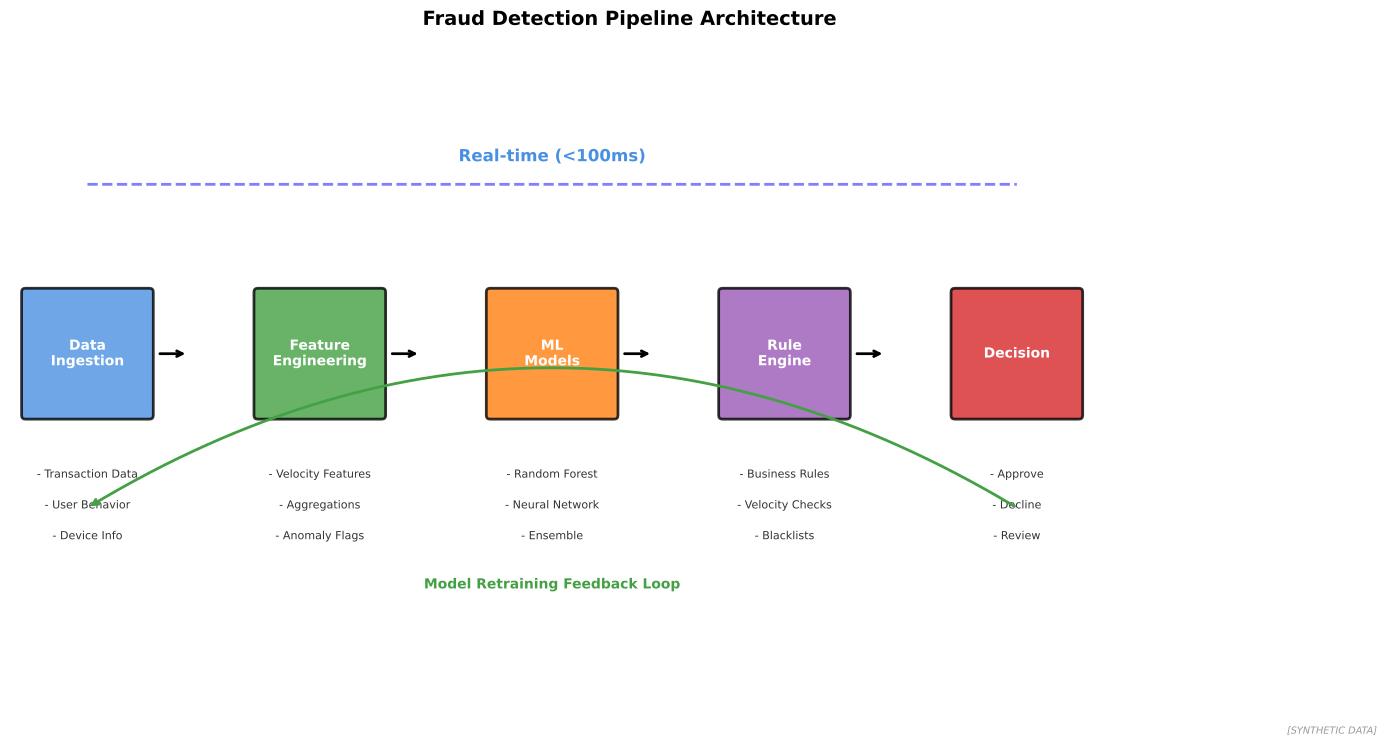

This chart was generated by the following Python code:
"""
Fraud Detection Pipeline
End-to-end fraud detection system architecture

Output: fraud_detection_pipeline.pdf
Module: module_03_ai_ml
Lesson: 31 - Fraud Detection
"""

from pathlib import Path
import matplotlib.pyplot as plt
import matplotlib.patches as mpatches
import numpy as np

CHART_METADATA = {
    'title': 'Fraud Detection Pipeline',
    'module': 'module_03_ai_ml',
    'lesson': 31,
    'url': 'https://github.com/Digital-AI-Finance/digital-finance/tree/main/module_03_ai_ml/figures/fraud_detection_pipeline'
}

plt.rcParams.update({'font.size': 10, 'axes.labelsize': 10})

def create_chart():
    fig, ax = plt.subplots(figsize=(16, 8))
    ax.set_xlim(0, 16)
    ax.set_ylim(0, 8)

    # Pipeline stages
    stages = [
        (1, 4, 'Data\nIngestion', '#4A90E2', ['Transaction Data', 'User Behavior', 'Device Info']),
        (4, 4, 'Feature\nEngineering', '#44A044', ['Velocity Features', 'Aggregations', 'Anomaly Flags']),
        (7, 4, 'ML\nModels', '#FF7F0E', ['Random Forest', 'Neural Network', 'Ensemble']),
        (10, 4, 'Rule\nEngine', '#9B59B6', ['Business Rules', 'Velocity Checks', 'Blacklists']),
        (13, 4, 'Decision', '#D62728', ['Approve', 'Decline', 'Review'])
    ]

    for x, y, label, color, details in stages:
        # Main box
        rect = mpatches.FancyBboxPatch((x-0.8, y-0.8), 1.6, 1.6,
                                        boxstyle="round,pad=0.05",
                                        facecolor=color, alpha=0.8,
                                        edgecolor='black', linewidth=2)
        ax.add_patch(rect)
        ax.text(x, y, label, ha='center', va='center', fontsize=10,
               fontweight='bold', color='white')

        # Details below
        for i, detail in enumerate(details):
            ax.text(x, y - 1.5 - i*0.4, f'- {detail}', ha='center', va='top',
                   fontsize=8, color='#333333')

        # Arrows
        if x < 13:
            ax.annotate('', xy=(x+1.3, y), xytext=(x+0.9, y),
                       arrowprops=dict(arrowstyle='->', color='black', lw=2))

    # Real-time indicator
    ax.annotate('Real-time (<100ms)', xy=(7, 6.5), fontsize=12, fontweight='bold',
               ha='center', color='#4A90E2')
    ax.plot([1, 13], [6.2, 6.2], 'b--', linewidth=2, alpha=0.5)

    # Feedback loop
    ax.annotate('', xy=(1, 2), xytext=(13, 2),
               arrowprops=dict(arrowstyle='->', color='#44A044', lw=2,
                             connectionstyle='arc3,rad=0.3'))
    ax.text(7, 1, 'Model Retraining Feedback Loop', ha='center', va='center',
           fontsize=10, fontweight='bold', color='#44A044')

    ax.set_title('Fraud Detection Pipeline Architecture', fontsize=14, fontweight='bold', pad=15)
    ax.axis('off')

    fig.text(0.98, 0.02, '[SYNTHETIC DATA]', fontsize=7, color='#999999', ha='right', style='italic')

    output_path = Path(__file__).parent / 'fraud_detection_pipeline.pdf'
    plt.savefig(output_path, format='pdf', dpi=300, bbox_inches='tight')
    plt.close()
    print(f"Chart saved to: {output_path}")
    return output_path

if __name__ == '__main__':
    create_chart()
